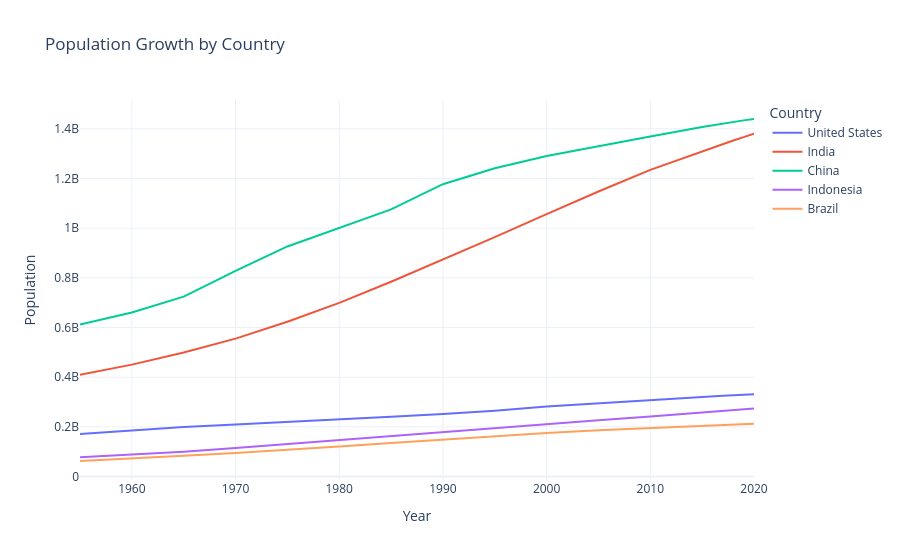

Source (notebook cell):
### Markdown cell above
# Lineplot

### Code cell
fig.show()

### Figure 1 — Plotly figure (JSON) as saved in the notebook; plotly's stock layout.template omitted (floating-point values rounded to 4 significant figures)
{"data": [{"hovertemplate": "country=United States<br>year=%{x}<br>value=%{y}<extra></extra>", "legendgroup": "United States", "line": {"color": "#636efa", "dash": "solid"}, "marker": {"symbol": "circle"}, "mode": "lines", "name": "United States", "orientation": "v", "showlegend": true, "type": "scatter", "x": [1955.0, 1960.0, 1965.0, 1970.0, 1975.0, 1980.0, 1985.0, 1990.0, 1995.0, 2000.0, 2005.0, 2010.0, 2015.0, 2016.0, 2017.0, 2018.0, 2019.0, 2020.0], "xaxis": "x", "y": [171700000.0, 186700000.0, 199700000.0, 209500000.0, 219100000.0, 229500000.0, 240500000.0, 252100000.0, 265200000.0, 281700000.0, 295000000.0, 309000000.0, 320900000.0, 323000000.0, 325100000.0, 327100000.0, 329100000.0, 331000000.0], "yaxis": "y"}, {"hovertemplate": "country=India<br>year=%{x}<br>value=%{y}<extra></extra>", "legendgroup": "India", "line": {"color": "#EF553B", "dash": "solid"}, "marker": {"symbol": "circle"}, "mode": "lines", "name": "India", "orientation": "v", "showlegend": true, "type": "scatter", "x": [1955.0, 1960.0, 1965.0, 1970.0, 1975.0, 1980.0, 1985.0, 1990.0, 1995.0, 2000.0, 2005.0, 2010.0, 2015.0, 2016.0, 2017.0, 2018.0, 2019.0, 2020.0], "xaxis": "x", "y": [409900000.0, 450500000.0, 499100000.0, 555200000.0, 623100000.0, 699000000.0, 784400000.0, 873300000.0, 963900000.0, 1057000000.0, 1148000000.0, 1234000000.0, 1310000000.0, 1325000000.0, 1339000000.0, 1353000000.0, 1366000000.0, 1380000000.0], "yaxis": "y"}, {"hovertemplate": "country=China<br>year=%{x}<br>value=%{y}<extra></extra>", "legendgroup": "China", "line": {"color": "#00cc96", "dash": "solid"}, "marker": {"symbol": "circle"}, "mode": "lines", "name": "China", "orientation": "v", "showlegend": true, "type": "scatter", "x": [1955.0, 1960.0, 1965.0, 1970.0, 1975.0, 1980.0, 1985.0, 1990.0, 1995.0, 2000.0, 2005.0, 2010.0, 2015.0, 2016.0, 2017.0, 2018.0, 2019.0, 2020.0], "xaxis": "x", "y": [612200000.0, 660400000.0, 724200000.0, 827600000.0, 926200000.0, 1000000000.0, 1076000000.0, 1177000000.0, 1241000000.0, 1291000000.0, 1331000000.0, 1369000000.0, 1407000000.0, 1414000000.0, 1421000000.0, 1428000000.0, 1434000000.0, 1439000000.0], "yaxis": "y"}, {"hovertemplate": "country=Indonesia<br>year=%{x}<br>value=%{y}<extra></extra>", "legendgroup": "Indonesia", "line": {"color": "#ab63fa", "dash": "solid"}, "marker": {"symbol": "circle"}, "mode": "lines", "name": "Indonesia", "orientation": "v", "showlegend": true, "type": "scatter", "x": [1955.0, 1960.0, 1965.0, 1970.0, 1975.0, 1980.0, 1985.0, 1990.0, 1995.0, 2000.0, 2005.0, 2010.0, 2015.0, 2016.0, 2017.0, 2018.0, 2019.0, 2020.0], "xaxis": "x", "y": [77270000.0, 87750000.0, 100300000.0, 114800000.0, 130700000.0, 147400000.0, 165000000.0, 181400000.0, 196900000.0, 211500000.0, 226300000.0, 241800000.0, 258400000.0, 261600000.0, 264700000.0, 267700000.0, 270600000.0, 273500000.0], "yaxis": "y"}, {"hovertemplate": "country=Brazil<br>year=%{x}<br>value=%{y}<extra></extra>", "legendgroup": "Brazil", "line": {"color": "#FFA15A", "dash": "solid"}, "marker": {"symbol": "circle"}, "mode": "lines", "name": "Brazil", "orientation": "v", "showlegend": true, "type": "scatter", "x": [1955.0, 1960.0, 1965.0, 1970.0, 1975.0, 1980.0, 1985.0, 1990.0, 1995.0, 2000.0, 2005.0, 2010.0, 2015.0, 2016.0, 2017.0, 2018.0, 2019.0, 2020.0], "xaxis": "x", "y": [62530000.0, 72180000.0, 83370000.0, 95110000.0, 107200000.0, 120700000.0, 135300000.0, 149000000.0, 162000000.0, 174800000.0, 186100000.0, 195700000.0, 204500000.0, 206200000.0, 207800000.0, 209500000.0, 211000000.0, 212600000.0], "yaxis": "y"}], "layout": {"legend": {"title": {"text": "Country"}, "tracegroupgap": 0}, "title": {"text": "Population Growth by Country"}, "xaxis": {"anchor": "y", "domain": [0, 1], "title": {"text": "Year"}}, "yaxis": {"anchor": "x", "domain": [0, 1], "title": {"text": "Population"}}}}
